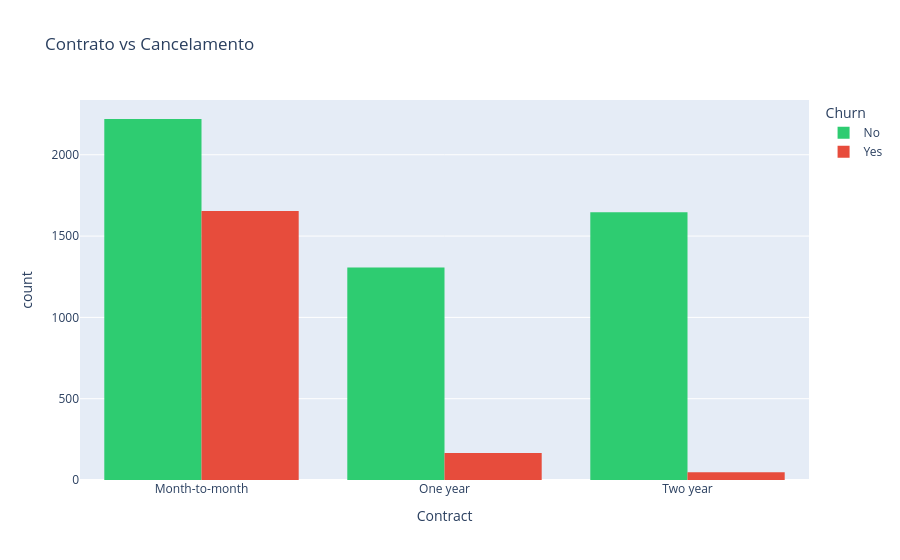

Here is the notebook cell this chart was saved with:
### Markdown cell above
PODEMOS analisar nesse gráfico que Teenure com TotalChanges ela tem uma conecção forte e segunda que tem essa coneção é a MonthlyCharges com TotalChanges no qual elas apresentam uma conecção mediana entre todas, então resumindo a TotalChanges influencia a conecções. E nesse caso existe um padrão.

### Code cell
print("Quem cancela mais")

fig = px.histogram(
    df,
    x="Contract",
    color='Churn',
    barmode='group',
    title='Contrato vs Cancelamento',
    color_discrete_sequence=['#2ecc71', '#e74c3c']
)

fig.show()

### Figure 1 — Plotly figure (JSON) as saved in the notebook; plotly's stock layout.template omitted (floating-point values rounded to 4 significant figures; data arrays with more than 128 entries replaced by an {"elided": "..."} marker saying what was removed)
{"data": [{"alignmentgroup": "True", "bingroup": "x", "hovertemplate": "Churn=No<br>Contract=%{x}<br>count=%{y}<extra></extra>", "legendgroup": "No", "marker": {"color": "#2ecc71", "pattern": {"shape": ""}}, "name": "No", "offsetgroup": "No", "orientation": "v", "showlegend": true, "type": "histogram", "x": {"elided": "5174 str values"}, "xaxis": "x", "yaxis": "y"}, {"alignmentgroup": "True", "bingroup": "x", "hovertemplate": "Churn=Yes<br>Contract=%{x}<br>count=%{y}<extra></extra>", "legendgroup": "Yes", "marker": {"color": "#e74c3c", "pattern": {"shape": ""}}, "name": "Yes", "offsetgroup": "Yes", "orientation": "v", "showlegend": true, "type": "histogram", "x": {"elided": "1869 str values"}, "xaxis": "x", "yaxis": "y"}], "layout": {"barmode": "group", "legend": {"title": {"text": "Churn"}, "tracegroupgap": 0}, "title": {"text": "Contrato vs Cancelamento"}, "xaxis": {"anchor": "y", "domain": [0, 1], "title": {"text": "Contract"}}, "yaxis": {"anchor": "x", "domain": [0, 1], "title": {"text": "count"}}}}
